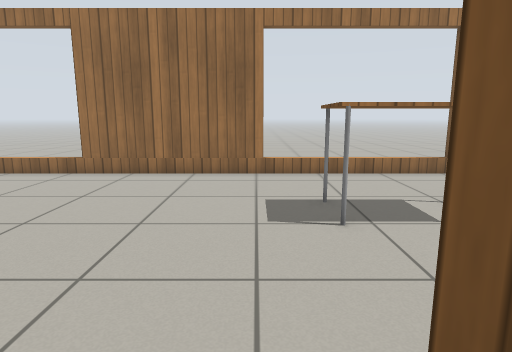
View 1 (above)

17 first-person views from a walk through a world built for the Gazebo simulator. The camera is 0.9 m above the floor, tilts 10° down and sees 75° across. The floor is counted in squares, 0.5 m on a side. Each view is taken from the middle of a square. On the plan, view 1 faces up. The plan holds only what a view shows up to about 17 squares ahead; the rest is blank. The place goes on beyond the plan. Robots are left out. Gazebo's built-in surfaces are drawn with simple patterns.

View 2
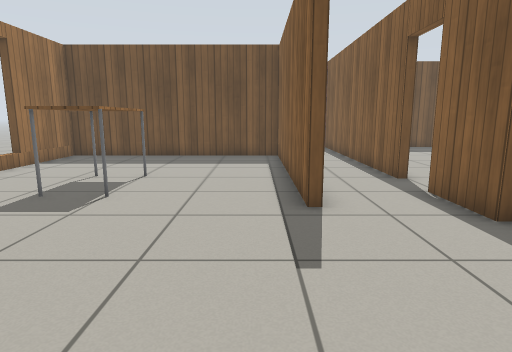

View 3
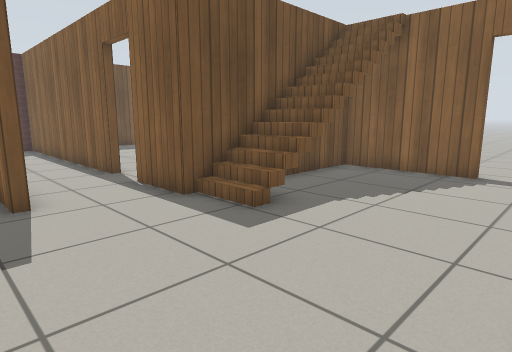

View 4
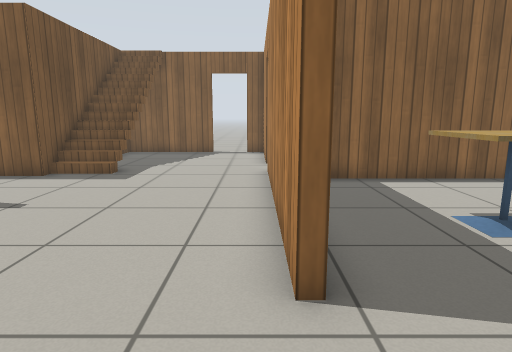

View 5
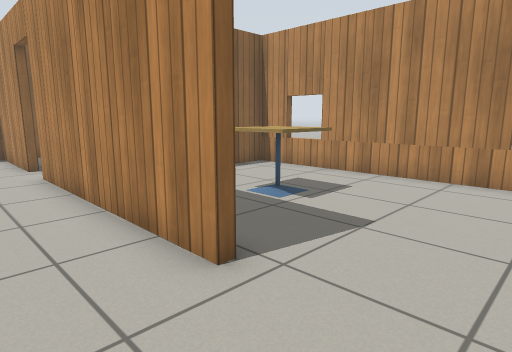

View 6
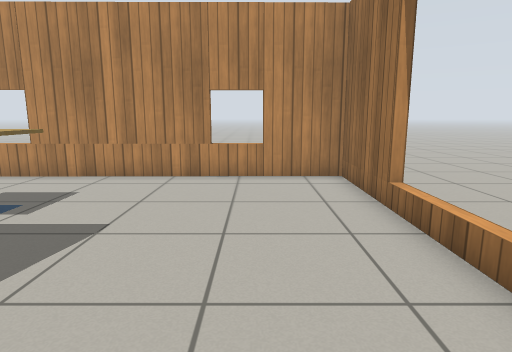

View 7
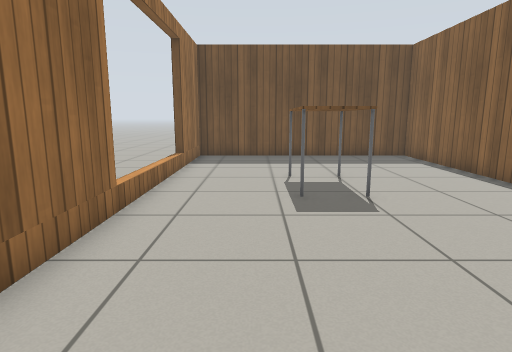

View 8
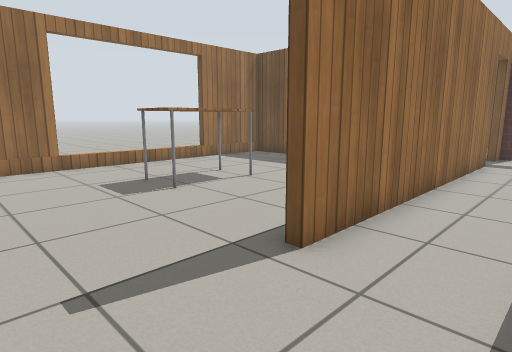

View 9
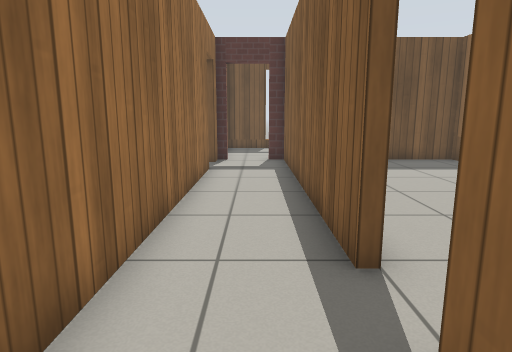

View 10
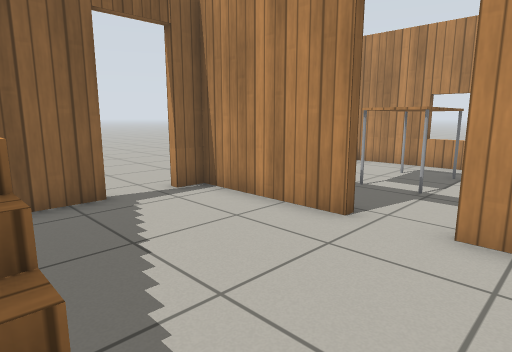

View 11
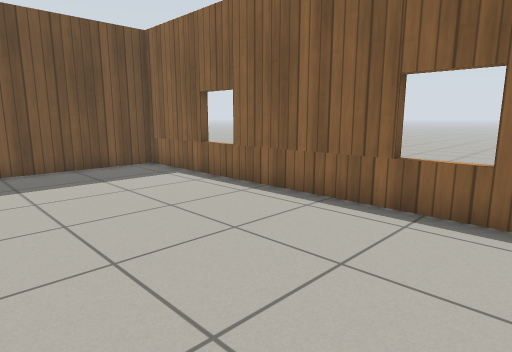

View 12
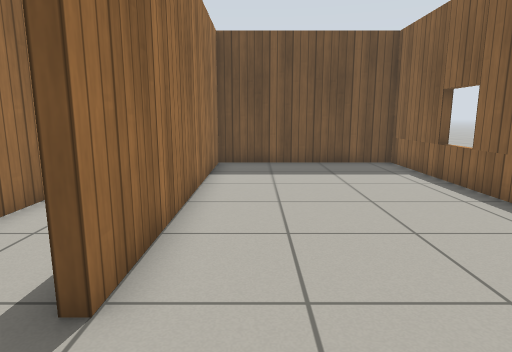

View 13
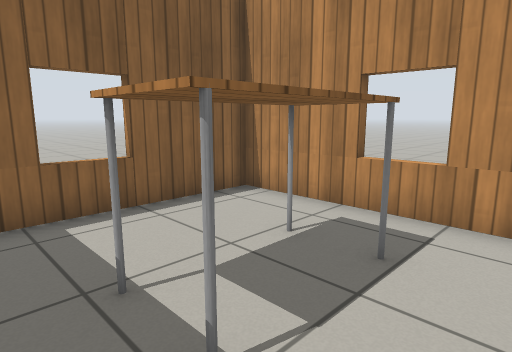

View 14
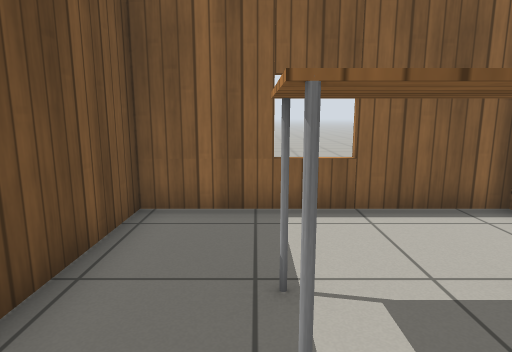

View 15
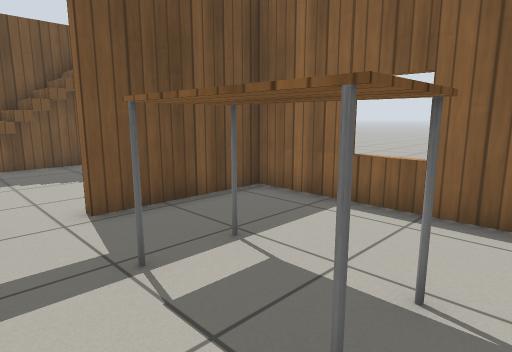

View 16
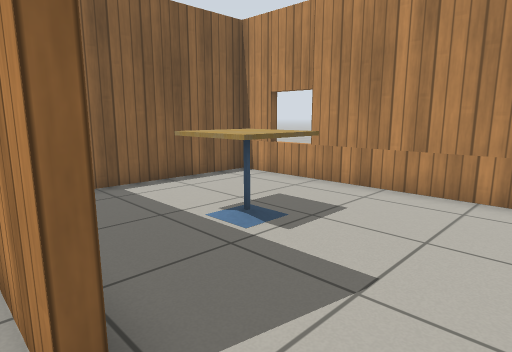

View 17
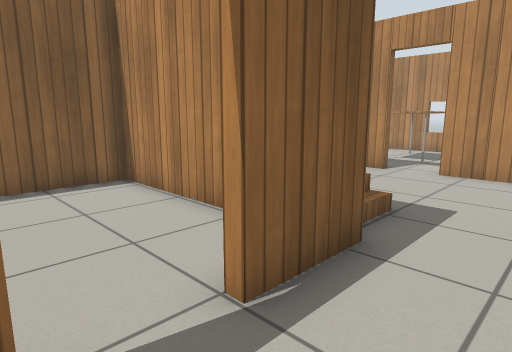

### Floor plan
Points are (right, up) in squares from view 1. A wall is a line through its corners. A room is listed if a view was taken in it or the views show most of it. See-through windows are left out.
Room 1 (views 1, 2, 3, 4, 5, 6, 7, 8, 9, 10, 16, 17)
walls: (0.5, 0.9) (9.8, 0.9) (9.8, 10.7) (-15.2, 10.7) (-15.1, -1.7) (-9.1, -1.7); (-7.4, 5) (-7.4, -3.2); (3.8, -2.2) (14.3, -2.2); (-7.4, -5) (-7.4, -9.4) (-6.5, -9.4); (-4.9, -9.4) (-0.4, -9.4) (-0.4, -2.2) (2, -2.2); (11.7, 0.7) (0.5, 0.7); (14.3, 0.1) (14.3, 0.7)
ways out: open door at (2.5, -2) to room 2; open door at (-7.7, -4.3) to room 3; open door at (-5.5, -9.5); open door at (12.5, 1); open door at (14.3, -0.7)
objects: cafe table (-12, 2) to (-10, 3); stairs (-1, -9); table (2, 6) to (4, 7)
Room 2 (views 11, 12)
walls: (-0.1, -5) (-0.1, -9.4) (14.3, -9.4) (14.3, -2.5) (3.8, -2.5)
ways out: open door at (2.5, -2) to room 1
Room 3 (views 13, 14, 15)
walls: (-15.1, -3.6) (-15, -9.4) (-7.7, -9.4) (-7.7, -5)
ways out: open door at (-7.7, -4.3) to room 1
objects: table (-13, -6) to (-10, -5)

Where each view was taken, in squares from view 1:
view 1: 0 up, 0 right, facing up
view 2: 2 up, 6 left, facing right
view 3: 2 up, 7 left, facing down-right
view 4: 8 up, 7 left, facing down
view 5: 8 up, 5 left, facing down-left
view 6: 8 up, 5 left, facing left
view 7: 8 up, 6 left, facing right
view 8: 2 down, 3 left, facing up-right
view 9: 1 down, 0 right, facing right
view 10: 2 down, 2 left, facing down-left
view 11: 3 down, 2 right, facing down-right
view 12: 4 down, 1 right, facing right
view 13: 3 down, 9 left, facing down-left
view 14: 3 down, 10 left, facing down
view 15: 3 down, 14 left, facing down-right
view 16: 7 up, 7 left, facing down-left
view 17: 0 up, 4 right, facing down-left
